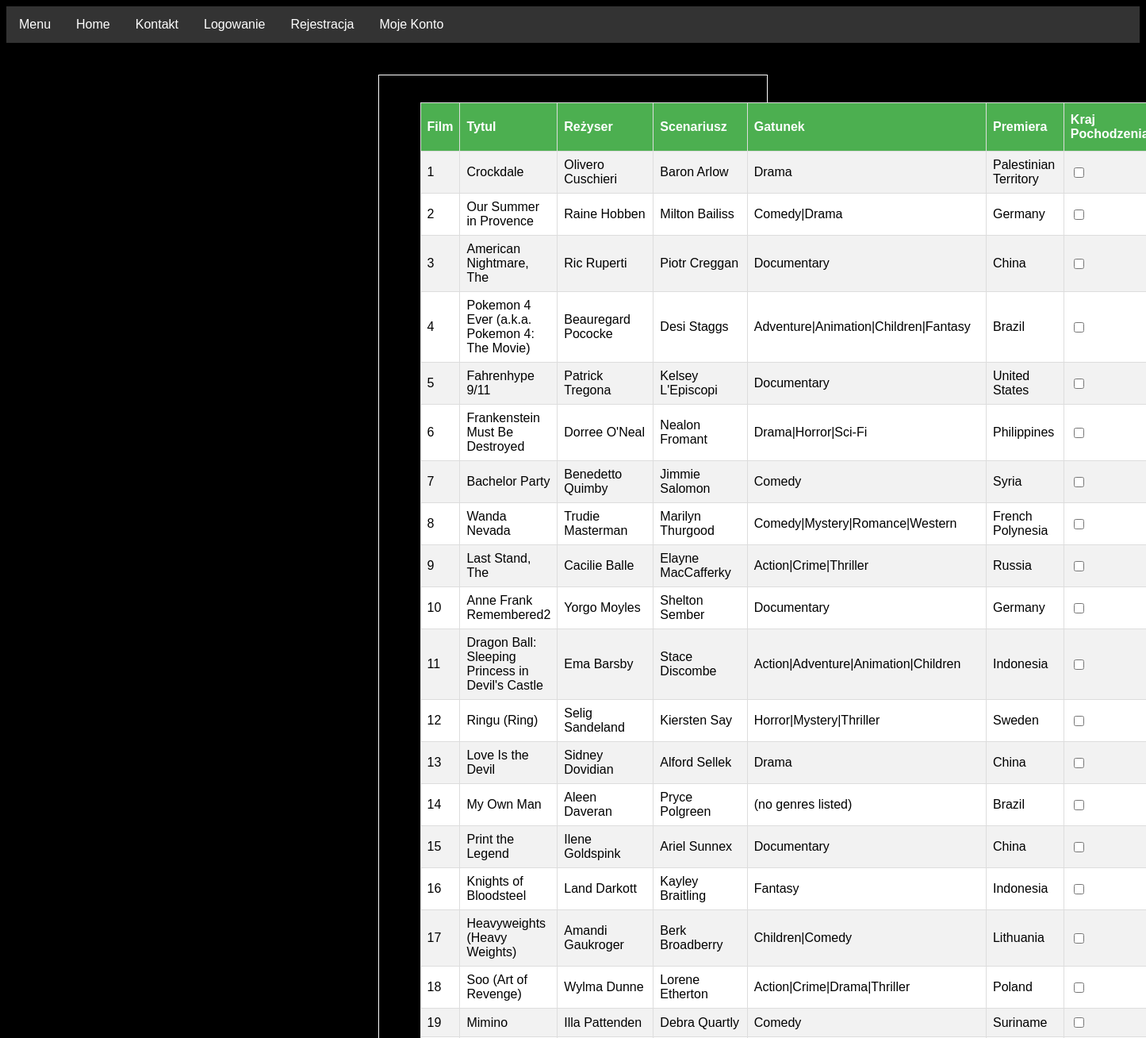
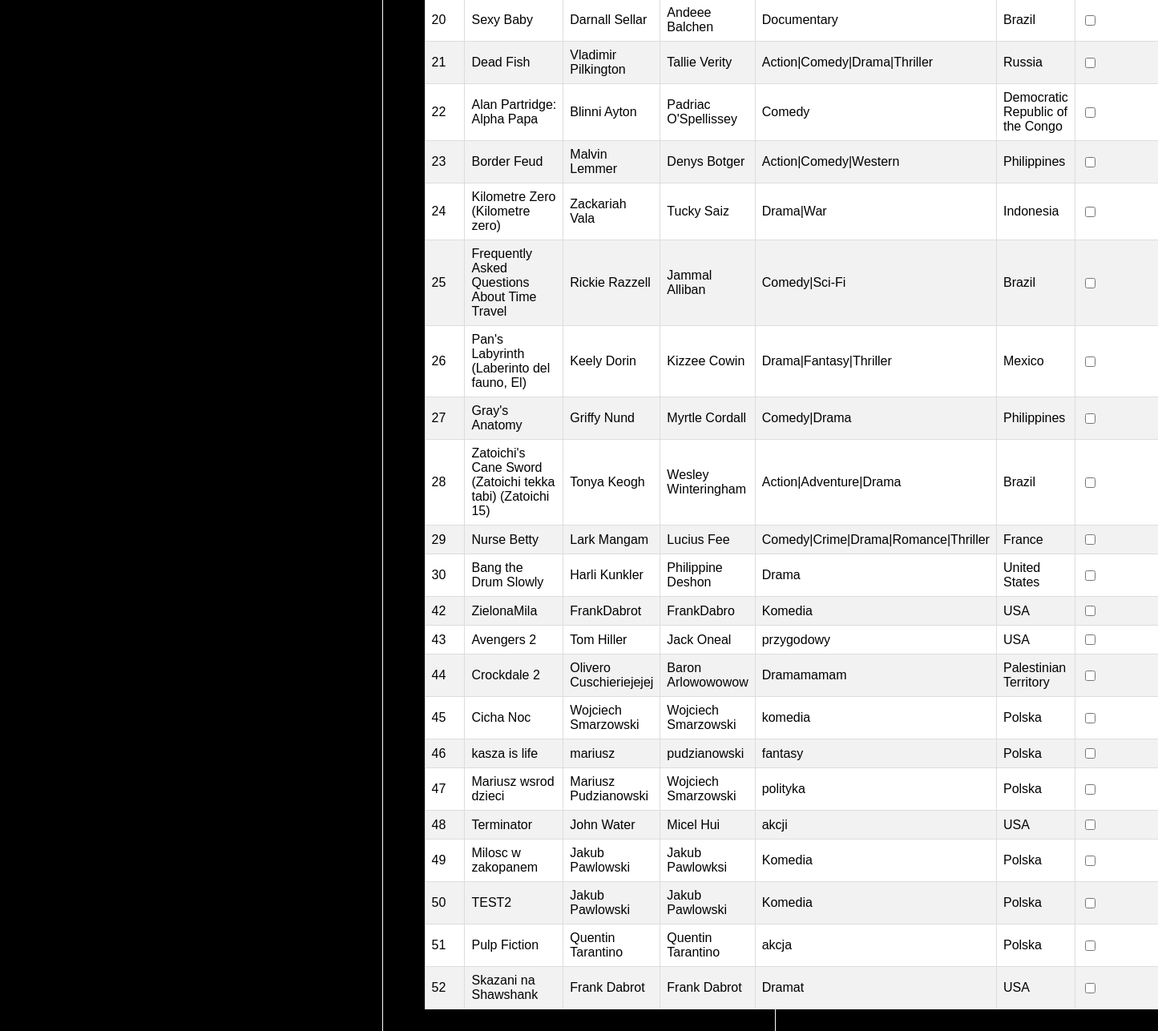
The app's page /filmy.php with its own data (2 pictures, top to bottom).
### tables this page shows
CREATE TABLE `film` (
  `ID_film` int(10) NOT NULL,
  `tytul` varchar(255) NOT NULL,
  `rezyser` varchar(255) NOT NULL,
  `scenariusz` varchar(255) DEFAULT NULL,
  `gatunek` varchar(255) NOT NULL,
  `premiera` date DEFAULT NULL,
  `kraj_pochodzenia` varchar(255) DEFAULT NULL,
  `czas_trwania` int(6) NOT NULL
);

### filmy.php (the view, shortened to what this page needs)
<?php
  require_once "connect.php";
  try{
    $polaczenie = new  mysqli($host, $db_user, $db_password, $db_name);
    if ($polaczenie->connect_errno!=0)
    {
      throw new Exception(mysqli_connect_errno());
    }
    else
    {
      $rezultat = $polaczenie->query("SELECT * FROM film WHERE 1");
    }
  }
  catch(Exception $e){
  echo '<span style="color: red;"> Błąd serwera! Przepraszamy za niedogodności i prosimy o rejestrację w innym terminie!</span>';
  echo '<br/>Informacja developerska:'.$e;
  }
?>
<html>
<head>
  <link rel="stylesheet" href="CSS/mainStyle.css" type="text/css">
  <link rel="stylesheet" href="CSS/styles.css" type="text/css">
  <link rel="stylesheet" href="CSS/style.css" type="text/css">
</head>
<body>
  <div  id="menu">
    <ul>
      <li><a href="#news"><span color onclick="openNav()">Menu</span></a></li>
      <li><a class="active" href="index.php">Home</a></li>
      <li><a href="kontakt.php">Kontakt</a></li>
      <li><a onclick="document.getElementById('id01').style.display='block'">Logowanie</a></li>
      <li><a href="rejestracja.php">Rejestracja</a></li>
      <li><a href="konto.php">Moje Konto</a></li>
    </ul>
  </div>
  <div id="wrapper">
    <div id="content">
      <table id="customers" align="center">
        <tr>
          <th>Film</th>
          <th>Tytul</th>
          <th>Reżyser</th>
          <th>Scenariusz</th>
          <th>Gatunek</th>
          <th>Premiera</th>
          <th>Kraj Pochodzenia</th>
        </tr>
        <?php
          while($row = $rezultat->fetch_assoc())
          {
              echo "<tr>";
              echo "<td>".$row['ID_film']."</td>";
              echo "<td>".$row['tytul']."</td>";
              echo "<td>".$row['rezyser']."</td>";
              echo "<td>".$row['scenariusz']."</td>";
              echo "<td>".$row['gatunek']."</td>";
              echo "<td>".$row['kraj_pochodzenia']."</td>";
              echo '<td><input type="checkbox" name="ID[]"';
              echo "></td>";
              echo "</tr>";
          }
        ?>
      </table>
    </div>
  </div>
</body>
</html>

### CSS/mainStyle.css (style rules this page uses)
ul { list-style-type: none; margin: 0; padding: 0; overflow: hidden; background-color: #333; width: 100%; z-index: 1; }
li { float: left; }
li a { display: block; color: white; text-align: center; padding: 14px 16px; text-decoration: none; }
body { background:black; font-family: Arial, Helvetica, sans-serif; }

### CSS/style.css (style rules this page uses)
body { background-color: black; }
a { text-decoration: none; }
#wrapper { width: 100%; padding-bottom: 50px; margin-top: 40px; margin-bottom: 40px; justify-content: center; display: flex; }
#content { width: 30%; border: 1px solid white; padding: 30px; text-align: left; color: white; }
#customers { font-family: "Trebuchet MS", Arial, Helvetica, sans-serif; border-collapse: collapse; transition: margin-left .5s; padding: 20px; background-color: white; margin: 1% 5% 1% 5%; }
#customers td, #customers th { border: 1px solid #ddd; padding: 8px; }
#customers tr:nth-child(even) { background-color: #f2f2f2; }
#customers th { padding-top: 12px; padding-bottom: 12px; text-align: left; background-color: #4CAF50; color: white; }
table, td, th { border: 1px solid white; }
table { border-collapse: collapse; }
th { text-align: left; }

### records on screen
film: ID_film "1", tytul "Crockdale", rezyser "Olivero Cuschieri", scenariusz "Baron Arlow", gatunek "Drama", kraj_pochodzenia "Palestinian Territory"
film: ID_film "2", tytul "Our Summer in Provence", rezyser "Raine Hobben", scenariusz "Milton Bailiss", gatunek "Comedy|Drama", kraj_pochodzenia "Germany"
film: ID_film "3", tytul "American Nightmare, The", rezyser "Ric Ruperti", scenariusz "Piotr Creggan", gatunek "Documentary", kraj_pochodzenia "China"
film: ID_film "4", tytul "Pokemon 4 Ever (a.k.a. Pokemon 4: The Movie)", rezyser "Beauregard Pococke", scenariusz "Desi Staggs", gatunek "Adventure|Animation|Children|Fantasy", kraj_pochodzenia "Brazil"
film: ID_film "5", tytul "Fahrenhype 9/11", rezyser "Patrick Tregona", scenariusz "Kelsey L'Episcopi", gatunek "Documentary", kraj_pochodzenia "United States"
film: ID_film "6", tytul "Frankenstein Must Be Destroyed", rezyser "Dorree O'Neal", scenariusz "Nealon Fromant", gatunek "Drama|Horror|Sci-Fi", kraj_pochodzenia "Philippines"
film: ID_film "7", tytul "Bachelor Party", rezyser "Benedetto Quimby", scenariusz "Jimmie Salomon", gatunek "Comedy", kraj_pochodzenia "Syria"
film: ID_film "8", tytul "Wanda Nevada", rezyser "Trudie Masterman", scenariusz "Marilyn Thurgood", gatunek "Comedy|Mystery|Romance|Western", kraj_pochodzenia "French Polynesia"
film: ID_film "9", tytul "Last Stand, The", rezyser "Cacilie Balle", scenariusz "Elayne MacCafferky", gatunek "Action|Crime|Thriller", kraj_pochodzenia "Russia"
film: ID_film "10", tytul "Anne Frank Remembered2", rezyser "Yorgo Moyles", scenariusz "Shelton Sember", gatunek "Documentary", kraj_pochodzenia "Germany"
film: ID_film "11", tytul "Dragon Ball: Sleeping Princess in Devil's Castle", rezyser "Ema Barsby", scenariusz "Stace Discombe", gatunek "Action|Adventure|Animation|Children", kraj_pochodzenia "Indonesia"
film: ID_film "12", tytul "Ringu (Ring)", rezyser "Selig Sandeland", scenariusz "Kiersten Say", gatunek "Horror|Mystery|Thriller", kraj_pochodzenia "Sweden"
film: ID_film "13", tytul "Love Is the Devil", rezyser "Sidney Dovidian", scenariusz "Alford Sellek", gatunek "Drama", kraj_pochodzenia "China"
film: ID_film "14", tytul "My Own Man", rezyser "Aleen Daveran", scenariusz "Pryce Polgreen", gatunek "(no genres listed)", kraj_pochodzenia "Brazil"
film: ID_film "15", tytul "Print the Legend", rezyser "Ilene Goldspink", scenariusz "Ariel Sunnex", gatunek "Documentary", kraj_pochodzenia "China"
film: ID_film "16", tytul "Knights of Bloodsteel", rezyser "Land Darkott", scenariusz "Kayley Braitling", gatunek "Fantasy", kraj_pochodzenia "Indonesia"
film: ID_film "17", tytul "Heavyweights (Heavy Weights)", rezyser "Amandi Gaukroger", scenariusz "Berk Broadberry", gatunek "Children|Comedy", kraj_pochodzenia "Lithuania"
film: ID_film "18", tytul "Soo (Art of Revenge)", rezyser "Wylma Dunne", scenariusz "Lorene Etherton", gatunek "Action|Crime|Drama|Thriller", kraj_pochodzenia "Poland"
film: ID_film "19", tytul "Mimino", rezyser "Illa Pattenden", scenariusz "Debra Quartly", gatunek "Comedy", kraj_pochodzenia "Suriname"
film: ID_film "20", tytul "Sexy Baby", rezyser "Darnall Sellar", scenariusz "Andeee Balchen", gatunek "Documentary", kraj_pochodzenia "Brazil"
film: ID_film "21", tytul "Dead Fish", rezyser "Vladimir Pilkington", scenariusz "Tallie Verity", gatunek "Action|Comedy|Drama|Thriller", kraj_pochodzenia "Russia"
film: ID_film "22", tytul "Alan Partridge: Alpha Papa", rezyser "Blinni Ayton", scenariusz "Padriac O'Spellissey", gatunek "Comedy", kraj_pochodzenia "Democratic Republic of the Congo"
film: ID_film "23", tytul "Border Feud", rezyser "Malvin Lemmer", scenariusz "Denys Botger", gatunek "Action|Comedy|Western", kraj_pochodzenia "Philippines"
film: ID_film "24", tytul "Kilometre Zero (Kilometre zero)", rezyser "Zackariah Vala", scenariusz "Tucky Saiz", gatunek "Drama|War", kraj_pochodzenia "Indonesia"
film: ID_film "25", tytul "Frequently Asked Questions About Time Travel", rezyser "Rickie Razzell", scenariusz "Jammal Alliban", gatunek "Comedy|Sci-Fi", kraj_pochodzenia "Brazil"
film: ID_film "26", tytul "Pan's Labyrinth (Laberinto del fauno, El)", rezyser "Keely Dorin", scenariusz "Kizzee Cowin", gatunek "Drama|Fantasy|Thriller", kraj_pochodzenia "Mexico"
film: ID_film "27", tytul "Gray's Anatomy", rezyser "Griffy Nund", scenariusz "Myrtle Cordall", gatunek "Comedy|Drama", kraj_pochodzenia "Philippines"
film: ID_film "28", tytul "Zatoichi's Cane Sword (Zatoichi tekka tabi) (Zatoichi 15)", rezyser "Tonya Keogh", scenariusz "Wesley Winteringham", gatunek "Action|Adventure|Drama", kraj_pochodzenia "Brazil"
film: ID_film "29", tytul "Nurse Betty", rezyser "Lark Mangam", scenariusz "Lucius Fee", gatunek "Comedy|Crime|Drama|Romance|Thriller", kraj_pochodzenia "France"
film: ID_film "30", tytul "Bang the Drum Slowly", rezyser "Harli Kunkler", scenariusz "Philippine Deshon", gatunek "Drama", kraj_pochodzenia "United States"
film: ID_film "42", tytul "ZielonaMila", rezyser "FrankDabrot", scenariusz "FrankDabro", gatunek "Komedia", kraj_pochodzenia "USA"
film: ID_film "43", tytul "Avengers 2", rezyser "Tom Hiller", scenariusz "Jack Oneal", gatunek "przygodowy", kraj_pochodzenia "USA"
film: ID_film "44", tytul "Crockdale 2", rezyser "Olivero Cuschieriejejej", scenariusz "Baron Arlowowowow", gatunek "Dramamamam", kraj_pochodzenia "Palestinian Territory"
film: ID_film "45", tytul "Cicha Noc", rezyser "Wojciech Smarzowski", scenariusz "Wojciech Smarzowski", gatunek "komedia", kraj_pochodzenia "Polska"
film: ID_film "46", tytul "kasza is life", rezyser "mariusz", scenariusz "pudzianowski", gatunek "fantasy", kraj_pochodzenia "Polska"
film: ID_film "47", tytul "Mariusz wsrod dzieci", rezyser "Mariusz Pudzianowski", scenariusz "Wojciech Smarzowski", gatunek "polityka", kraj_pochodzenia "Polska"
film: ID_film "48", tytul "Terminator", rezyser "John Water", scenariusz "Micel Hui", gatunek "akcji", kraj_pochodzenia "USA"
film: ID_film "49", tytul "Milosc w zakopanem", rezyser "Jakub Pawlowski", scenariusz "Jakub Pawlowksi", gatunek "Komedia", kraj_pochodzenia "Polska"
film: ID_film "50", tytul "TEST2", rezyser "Jakub Pawlowski", scenariusz "Jakub Pawlowski", gatunek "Komedia", kraj_pochodzenia "Polska"
film: ID_film "51", tytul "Pulp Fiction", rezyser "Quentin Tarantino", scenariusz "Quentin Tarantino", gatunek "akcja", kraj_pochodzenia "Polska"
film: ID_film "52", tytul "Skazani na Shawshank", rezyser "Frank Dabrot", scenariusz "Frank Dabrot", gatunek "Dramat", kraj_pochodzenia "USA"
